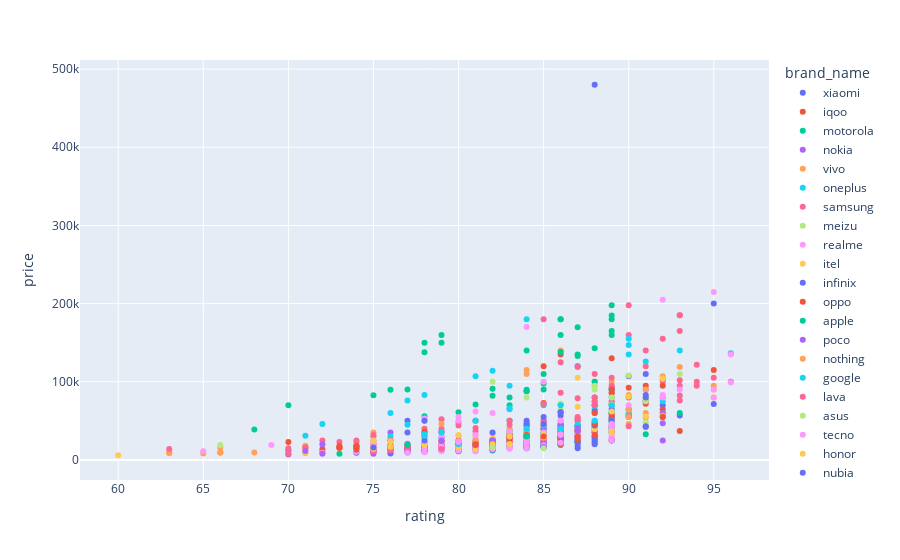

Here is the notebook cell this chart was saved with:
### Code cell
px.scatter(data_frame=df, x='rating', y='price', color='brand_name')

### Figure 1 — Plotly figure (JSON) as saved in the notebook; plotly's stock layout.template omitted (floating-point values rounded to 4 significant figures; data arrays with more than 128 entries replaced by an {"elided": "..."} marker saying what was removed)
{"data": [{"hovertemplate": "brand_name=xiaomi<br>rating=%{x}<br>price=%{y}<extra></extra>", "legendgroup": "xiaomi", "marker": {"color": "#636efa", "symbol": "circle"}, "mode": "markers", "name": "xiaomi", "orientation": "v", "showlegend": true, "type": "scatter", "x": [87, 87, 87, 85, 80, 79, 88, 78, 95, 93, 82, 85, 79, 82, 83, 89, 83, 91, 76, 86, 76, 80, 80, 83, 84, 74, 83, 77, 86, 84, 83, 82, 87, 85, 87, 76, 80, 82, 77, 87, 81, 89, 85, 82, 78, 95, 86, 80, 90, 91, 78, 85, 88, 78, 92, 89, 87, 83, 86, 88, 75, 83, 81, 81, 84, 77, 86, 81, 87, 81, 85, 87, 79, 84, 79, 82, 78, 82, 83, 82, 89, 88, 89, 70, 86, 84, 83, 75, 87, 77, 80, 86, 79, 80, 92, 78, 83, 83, 83, 91, 81, 78, 79, 89, 79, 77, 89], "xaxis": "x", "y": [22999, 21990, 38990, 15990, 15499, 19889, 29990, 12990, 71499, 56990, 21596, 29990, 11999, 15990, 27990, 41999, 18999, 74990, 24990, 27355, 12499, 16940, 20999, 18990, 23999, 9299, 19999, 10499, 20870, 32999, 22490, 22880, 28990, 29999, 30999, 10249, 13999, 23999, 9899, 35999, 17489, 41989, 27499, 18820, 14999, 199990, 56990, 13999, 106990, 109990, 11499, 18499, 39990, 34990, 102990, 69999, 36999, 21290, 30999, 480000, 14999, 19990, 19990, 49990, 29990, 14899, 21999, 17990, 119990, 14999, 28999, 25499, 13999, 18499, 35990, 14990, 15999, 15999, 22489, 17999, 34990, 69990, 24999, 11999, 42990, 16949, 22990, 11799, 42990, 34990, 19990, 26990, 17990, 13499, 69990, 19999, 17899, 36990, 21990, 75999, 22999, 13999, 16499, 52990, 28999, 17500, 89990], "yaxis": "y"}, {"hovertemplate": "brand_name=iqoo<br>rating=%{x}<br>price=%{y}<extra></extra>", "legendgroup": "iqoo", "marker": {"color": "#EF553B", "symbol": "circle"}, "mode": "markers", "name": "iqoo", "orientation": "v", "showlegend": true, "type": "scatter", "x": [92, 90, 80, 82, 80, 83, 79, 80, 82, 84, 87, 78, 82, 85, 83, 83, 87, 84, 85, 83, 70, 84, 85, 89, 88, 85, 82, 83, 89, 80, 84, 83, 80, 84, 82, 83, 81, 80, 84, 85, 88], "xaxis": "x", "y": [64990, 56999, 23999, 24999, 15999, 32999, 12999, 24999, 25999, 35999, 49999, 19999, 17999, 27499, 24999, 19499, 43990, 29999, 19990, 28999, 22999, 22990, 72990, 51999, 69989, 38990, 23990, 22990, 58990, 15990, 25990, 25990, 15499, 29990, 19990, 18990, 15990, 14999, 42990, 30999, 43990], "yaxis": "y"}, {"hovertemplate": "brand_name=motorola<br>rating=%{x}<br>price=%{y}<extra></extra>", "legendgroup": "motorola", "marker": {"color": "#00cc96", "symbol": "circle"}, "mode": "markers", "name": "motorola", "orientation": "v", "showlegend": true, "type": "scatter", "x": [84, 84, 87, 85, 85, 86, 82, 80, 73, 84, 78, 92, 89, 84, 86, 85, 93, 83, 83, 88, 83, 82, 89, 86, 85, 83, 89, 89, 86, 78, 86, 79, 92, 87, 82, 87, 85, 83, 91, 90, 83, 82, 74, 87, 79, 87, 89, 89, 81, 92, 85, 81, 80, 83], "xaxis": "x", "y": [22999, 14999, 26999, 16999, 24999, 18999, 11999, 10999, 7999, 14999, 29999, 54999, 59999, 16999, 159990, 89990, 59999, 49990, 16999, 34999, 19999, 20999, 89999, 24999, 24890, 19999, 39999, 49999, 29999, 55990, 19990, 12990, 79990, 23490, 16999, 26999, 31990, 23990, 41990, 59990, 24490, 25999, 16990, 42990, 14999, 22490, 59990, 79990, 19990, 59990, 23990, 17299, 16999, 32990], "yaxis": "y"}, {"hovertemplate": "brand_name=nokia<br>rating=%{x}<br>price=%{y}<extra></extra>", "legendgroup": "nokia", "marker": {"color": "#ab63fa", "symbol": "circle"}, "mode": "markers", "name": "nokia", "orientation": "v", "showlegend": true, "type": "scatter", "x": [89, 76, 76, 90, 89, 79, 84, 92, 85, 92, 82, 85, 76, 72], "xaxis": "x", "y": [52990, 12999, 12599, 55990, 49990, 16999, 24999, 46999, 34990, 59990, 17990, 49990, 34999, 10499], "yaxis": "y"}, {"hovertemplate": "brand_name=vivo<br>rating=%{x}<br>price=%{y}<extra></extra>", "legendgroup": "vivo", "marker": {"color": "#FFA15A", "symbol": "circle"}, "mode": "markers", "name": "vivo", "orientation": "v", "showlegend": true, "type": "scatter", "x": [85, 81, 78, 85, 81, 85, 85, 85, 84, 83, 80, 79, 74, 92, 82, 95, 84, 83, 87, 85, 83, 89, 84, 90, 86, 85, 91, 84, 85, 76, 71, 83, 82, 86, 80, 80, 82, 92, 89, 79, 75, 82, 75, 86, 80, 83, 86, 84, 83, 91, 85, 71, 79, 66, 86, 89, 81, 84, 86, 95, 83, 82, 85, 85, 91, 85, 83, 84, 84, 86, 82, 95, 78, 75, 89, 85, 85, 77, 80, 88, 87, 84, 80, 79, 84, 86, 76, 82, 74, 85, 77, 86, 77, 82, 90, 75, 80, 86, 83, 84, 86, 84, 88, 81, 84, 85, 93, 88, 79, 78, 73, 78, 71, 78, 83, 74, 84, 86], "xaxis": "x", "y": [31350, 23999, 12999, 24749, 21990, 25670, 25690, 42990, 39999, 21990, 14999, 16999, 17990, 56990, 24999, 79990, 34999, 34990, 36320, 33990, 18999, 42990, 33940, 45990, 27799, 42999, 74973, 26999, 26900, 13999, 8990, 24470, 19999, 31990, 14999, 19990, 21899, 106990, 58999, 15999, 12399, 20490, 34990, 42999, 17990, 20994, 34460, 22999, 28094, 59990, 21880, 17999, 15539, 15990, 40398, 71990, 31990, 24990, 33999, 94999, 20999, 18990, 39999, 24990, 53999, 26999, 39990, 28990, 28990, 30980, 24999, 89990, 16999, 20990, 99990, 24990, 26899, 14990, 18990, 44999, 31440, 21999, 31080, 12990, 34990, 35990, 17990, 19990, 15990, 27349, 14589, 35499, 15999, 16999, 82990, 16990, 15900, 25990, 24999, 17999, 139990, 114990, 44990, 24990, 37990, 29990, 118990, 38990, 16900, 21000, 14990, 16490, 16999, 21000, 23999, 17499, 109990, 34990], "yaxis": "y"}, {"hovertemplate": "brand_name=oneplus<br>rating=%{x}<br>price=%{y}<extra></extra>", "legendgroup": "oneplus", "marker": {"color": "#19d3f3", "symbol": "circle"}, "mode": "markers", "name": "oneplus", "orientation": "v", "showlegend": true, "type": "scatter", "x": [84, 85, 85, 86, 81, 85, 89, 85, 85, 89, 87, 96, 85, 87, 90, 89, 84, 86, 85, 85, 88, 86, 85, 83, 85, 85, 85, 83, 87, 90, 88, 86, 83, 85, 85, 85, 87, 92, 90, 81, 89, 76, 84, 89, 85, 87, 90], "xaxis": "x", "y": [24999, 19858, 69999, 21710, 16960, 39999, 60999, 32376, 27999, 54990, 44999, 136495, 20990, 37899, 59199, 48990, 23990, 70990, 39999, 24999, 79990, 29990, 33999, 29999, 26990, 29999, 19990, 64990, 24990, 55999, 64900, 35880, 22990, 39999, 34999, 24999, 34999, 74999, 64990, 20990, 47990, 29999, 29990, 59990, 24990, 44950, 64990], "yaxis": "y"}, {"hovertemplate": "brand_name=samsung<br>rating=%{x}<br>price=%{y}<extra></extra>", "legendgroup": "samsung", "marker": {"color": "#FF6692", "symbol": "circle"}, "mode": "markers", "name": "samsung", "orientation": "v", "showlegend": true, "type": "scatter", "x": {"elided": "134 int values"}, "xaxis": "x", "y": {"elided": "134 int values"}, "yaxis": "y"}, {"hovertemplate": "brand_name=meizu<br>rating=%{x}<br>price=%{y}<extra></extra>", "legendgroup": "meizu", "marker": {"color": "#B6E880", "symbol": "circle"}, "mode": "markers", "name": "meizu", "orientation": "v", "showlegend": true, "type": "scatter", "x": [89, 91, 81, 89, 86, 85], "xaxis": "x", "y": [38990, 47990, 49990, 49999, 34990, 35990], "yaxis": "y"}, {"hovertemplate": "brand_name=realme<br>rating=%{x}<br>price=%{y}<extra></extra>", "legendgroup": "realme", "marker": {"color": "#FF97FF", "symbol": "circle"}, "mode": "markers", "name": "realme", "orientation": "v", "showlegend": true, "type": "scatter", "x": [79, 89, 80, 87, 83, 88, 86, 84, 89, 89, 82, 79, 81, 89, 84, 87, 84, 81, 83, 78, 84, 82, 84, 77, 85, 82, 85, 74, 87, 76, 82, 85, 87, 79, 83, 86, 85, 76, 80, 78, 75, 83, 79, 77, 75, 84, 84, 84, 84, 83, 75, 75, 80, 88, 85, 81, 80, 84, 78, 85, 86, 83, 81, 78, 80, 81, 83, 82, 78, 83, 83, 82, 81, 84, 82, 84, 87, 79, 78, 85, 81], "xaxis": "x", "y": [14999, 59990, 10990, 26999, 23999, 29989, 33990, 18499, 29999, 42990, 17499, 11172, 14990, 29199, 25640, 24990, 25749, 15999, 18999, 14499, 25840, 21839, 24499, 12999, 30999, 19999, 23990, 10400, 39999, 10958, 24999, 27499, 35990, 13999, 25989, 39999, 25990, 9999, 19499, 19990, 11784, 25999, 29999, 12450, 10699, 19999, 27999, 25999, 16799, 20490, 17999, 20999, 18999, 94990, 25999, 15999, 21999, 26999, 49999, 39999, 44990, 29990, 26999, 27999, 49990, 19999, 35999, 19790, 17000, 19990, 19990, 33999, 31999, 17349, 17490, 29999, 32490, 21999, 21999, 29990, 17990], "yaxis": "y"}, {"hovertemplate": "brand_name=itel<br>rating=%{x}<br>price=%{y}<extra></extra>", "legendgroup": "itel", "marker": {"color": "#FECB52", "symbol": "circle"}, "mode": "markers", "name": "itel", "orientation": "v", "showlegend": true, "type": "scatter", "x": [78, 75, 75], "xaxis": "x", "y": [13999, 10499, 8099], "yaxis": "y"}, {"hovertemplate": "brand_name=infinix<br>rating=%{x}<br>price=%{y}<extra></extra>", "legendgroup": "infinix", "marker": {"color": "#636efa", "symbol": "circle"}, "mode": "markers", "name": "infinix", "orientation": "v", "showlegend": true, "type": "scatter", "x": [87, 88, 88, 82, 87, 76, 88, 85, 88, 80, 88, 82, 89, 85, 77, 80, 78, 91, 87, 84, 77, 85, 82, 80, 79, 78, 85], "xaxis": "x", "y": [14999, 23999, 21999, 12999, 23999, 8199, 29999, 15999, 19990, 10999, 25990, 17990, 24990, 17999, 19990, 16999, 11999, 42999, 17999, 18999, 14499, 17990, 19999, 19990, 14990, 15999, 21990], "yaxis": "y"}, {"hovertemplate": "brand_name=oppo<br>rating=%{x}<br>price=%{y}<extra></extra>", "legendgroup": "oppo", "marker": {"color": "#EF553B", "symbol": "circle"}, "mode": "markers", "name": "oppo", "orientation": "v", "showlegend": true, "type": "scatter", "x": [88, 88, 86, 84, 91, 80, 87, 78, 89, 82, 77, 74, 83, 86, 82, 81, 95, 76, 90, 81, 75, 82, 86, 83, 85, 80, 91, 82, 86, 92, 82, 76, 83, 82, 86, 89, 78, 74, 77, 86, 87, 89, 86, 79, 83, 82, 84, 73, 78, 73, 87, 83, 85, 72, 84, 74, 86, 90, 90, 86, 84, 74, 84, 86, 89, 83, 92, 89, 82], "xaxis": "x", "y": [40990, 31990, 29990, 19999, 71990, 19999, 37999, 16499, 54999, 20999, 13999, 12999, 28700, 39999, 23300, 16499, 114990, 18990, 54990, 19999, 12999, 22999, 36790, 28499, 27200, 17490, 94999, 19999, 45999, 94990, 24990, 15890, 27660, 18699, 19999, 85499, 14990, 14990, 17990, 134999, 25900, 89999, 26990, 23990, 27990, 19990, 17999, 17990, 35999, 15699, 30000, 23799, 119900, 13990, 22990, 17990, 44990, 79990, 92249, 24999, 29990, 17990, 31988, 28900, 129990, 29990, 54990, 57500, 19990], "yaxis": "y"}, {"hovertemplate": "brand_name=apple<br>rating=%{x}<br>price=%{y}<extra></extra>", "legendgroup": "apple", "marker": {"color": "#00cc96", "symbol": "circle"}, "mode": "markers", "name": "apple", "orientation": "v", "showlegend": true, "type": "scatter", "x": [89, 80, 83, 84, 87, 84, 87, 86, 89, 78, 75, 81, 89, 84, 88, 85, 82, 86, 70, 79, 78, 79, 82, 85, 86, 89, 76, 87, 88, 89, 77, 84], "xaxis": "x", "y": [159900, 60999, 79900, 89900, 134900, 87900, 132900, 179900, 197900, 137900, 82900, 70999, 179900, 87900, 142900, 97900, 81999, 179900, 69990, 159900, 149990, 149900, 90990, 109900, 137990, 184900, 89900, 169900, 99990, 164900, 89990, 139990], "yaxis": "y"}, {"hovertemplate": "brand_name=poco<br>rating=%{x}<br>price=%{y}<extra></extra>", "legendgroup": "poco", "marker": {"color": "#ab63fa", "symbol": "circle"}, "mode": "markers", "name": "poco", "orientation": "v", "showlegend": true, "type": "scatter", "x": [80, 84, 77, 84, 84, 72, 84, 82, 75, 85, 81, 75, 79, 85, 70, 80, 84, 87, 79, 84, 87, 82, 86, 82, 78, 82, 77, 81, 77, 86, 78, 82, 79, 85, 85, 86, 81, 75], "xaxis": "x", "y": [18999, 19999, 12795, 15990, 29999, 19999, 21490, 16990, 9999, 39990, 15199, 7799, 15999, 33799, 6999, 16290, 23990, 36999, 13690, 21999, 40990, 18798, 33999, 25999, 10490, 12990, 12990, 16890, 13499, 29990, 15999, 18999, 24990, 21499, 29999, 42999, 13999, 10799], "yaxis": "y"}, {"hovertemplate": "brand_name=nothing<br>rating=%{x}<br>price=%{y}<extra></extra>", "legendgroup": "nothing", "marker": {"color": "#FFA15A", "symbol": "circle"}, "mode": "markers", "name": "nothing", "orientation": "v", "showlegend": true, "type": "scatter", "x": [81, 88, 85, 89, 79, 86, 89, 81, 91], "xaxis": "x", "y": [24990, 39999, 28499, 49999, 45990, 31999, 44999, 49990, 89999], "yaxis": "y"}, {"hovertemplate": "brand_name=google<br>rating=%{x}<br>price=%{y}<extra></extra>", "legendgroup": "google", "marker": {"color": "#19d3f3", "symbol": "circle"}, "mode": "markers", "name": "google", "orientation": "v", "showlegend": true, "type": "scatter", "x": [86, 71, 89, 85, 82, 72, 77, 83, 81, 78, 78, 90, 76], "xaxis": "x", "y": [39990, 30999, 69999, 43999, 113999, 45990, 75999, 94990, 106999, 32999, 82999, 146990, 59990], "yaxis": "y"}, {"hovertemplate": "brand_name=lava<br>rating=%{x}<br>price=%{y}<extra></extra>", "legendgroup": "lava", "marker": {"color": "#FF6692", "symbol": "circle"}, "mode": "markers", "name": "lava", "orientation": "v", "showlegend": true, "type": "scatter", "x": [75, 79, 82, 70, 75, 77, 76, 76], "xaxis": "x", "y": [10999, 12999, 19999, 7998, 10999, 11999, 24990, 11999], "yaxis": "y"}, {"hovertemplate": "brand_name=asus<br>rating=%{x}<br>price=%{y}<extra></extra>", "legendgroup": "asus", "marker": {"color": "#B6E880", "symbol": "circle"}, "mode": "markers", "name": "asus", "orientation": "v", "showlegend": true, "type": "scatter", "x": [88, 82, 89, 88, 86, 93, 84, 91, 89, 90, 86], "xaxis": "x", "y": [94990, 99999, 70990, 89999, 71999, 109900, 79990, 74999, 79999, 107990, 63990], "yaxis": "y"}, {"hovertemplate": "brand_name=tecno<br>rating=%{x}<br>price=%{y}<extra></extra>", "legendgroup": "tecno", "marker": {"color": "#FF97FF", "symbol": "circle"}, "mode": "markers", "name": "tecno", "orientation": "v", "showlegend": true, "type": "scatter", "x": [83, 82, 85, 89, 80, 83, 79, 86, 78, 77, 83, 79, 92, 85, 72, 81, 79, 83, 80, 93, 88, 69, 89, 81, 80, 86, 84, 84, 81, 82, 83, 84, 82, 79, 78, 82, 78], "xaxis": "x", "y": [14999, 13999, 18869, 24999, 11794, 15999, 11990, 21938, 9786, 8999, 14299, 13400, 79999, 34999, 9144, 14990, 11999, 14999, 14499, 89990, 49999, 18990, 44999, 11149, 54990, 49990, 14899, 21999, 10999, 16990, 14885, 22999, 14999, 16990, 14990, 59990, 52990], "yaxis": "y"}, {"hovertemplate": "brand_name=honor<br>rating=%{x}<br>price=%{y}<extra></extra>", "legendgroup": "honor", "marker": {"color": "#FECB52", "symbol": "circle"}, "mode": "markers", "name": "honor", "orientation": "v", "showlegend": true, "type": "scatter", "x": [88, 81, 89, 85, 82, 80, 82, 75, 91, 85, 80, 92, 71, 78, 87, 80, 83, 75, 90, 81, 88, 83, 80, 76, 75, 76, 87, 85], "xaxis": "x", "y": [39990, 18990, 34999, 28990, 24990, 15990, 27999, 24990, 55990, 29990, 16999, 103999, 9990, 18999, 67990, 31999, 20499, 13999, 80999, 13999, 39990, 29999, 17990, 23990, 14990, 16999, 104999, 32990], "yaxis": "y"}, {"hovertemplate": "brand_name=nubia<br>rating=%{x}<br>price=%{y}<extra></extra>", "legendgroup": "nubia", "marker": {"color": "#636efa", "symbol": "circle"}, "mode": "markers", "name": "nubia", "orientation": "v", "showlegend": true, "type": "scatter", "x": [89, 84, 85, 89, 86, 88, 82, 86, 88, 88, 84, 82, 78, 84, 78, 77], "xaxis": "x", "y": [64990, 46990, 45990, 49990, 60999, 61999, 24999, 60990, 43999, 46990, 49990, 34999, 49990, 44999, 24999, 49990], "yaxis": "y"}, {"hovertemplate": "brand_name=redmi<br>rating=%{x}<br>price=%{y}<extra></extra>", "legendgroup": "redmi", "marker": {"color": "#EF553B", "symbol": "circle"}, "mode": "markers", "name": "redmi", "orientation": "v", "showlegend": true, "type": "scatter", "x": [85, 81, 81], "xaxis": "x", "y": [29990, 18999, 19999], "yaxis": "y"}, {"hovertemplate": "brand_name=tesla<br>rating=%{x}<br>price=%{y}<extra></extra>", "legendgroup": "tesla", "marker": {"color": "#00cc96", "symbol": "circle"}, "mode": "markers", "name": "tesla", "orientation": "v", "showlegend": true, "type": "scatter", "x": [83], "xaxis": "x", "y": [69999], "yaxis": "y"}, {"hovertemplate": "brand_name=ulefone<br>rating=%{x}<br>price=%{y}<extra></extra>", "legendgroup": "ulefone", "marker": {"color": "#ab63fa", "symbol": "circle"}, "mode": "markers", "name": "ulefone", "orientation": "v", "showlegend": true, "type": "scatter", "x": [92, 85, 82], "xaxis": "x", "y": [24999, 16499, 24999], "yaxis": "y"}, {"hovertemplate": "brand_name=ikall<br>rating=%{x}<br>price=%{y}<extra></extra>", "legendgroup": "ikall", "marker": {"color": "#FFA15A", "symbol": "circle"}, "mode": "markers", "name": "ikall", "orientation": "v", "showlegend": true, "type": "scatter", "x": [68, 66, 63, 66, 66, 65, 63], "xaxis": "x", "y": [9489, 9479, 9489, 9499, 9479, 8349, 8399], "yaxis": "y"}, {"hovertemplate": "brand_name=sony<br>rating=%{x}<br>price=%{y}<extra></extra>", "legendgroup": "sony", "marker": {"color": "#19d3f3", "symbol": "circle"}, "mode": "markers", "name": "sony", "orientation": "v", "showlegend": true, "type": "scatter", "x": [90, 91, 84, 80, 93, 86, 84, 78, 79, 90, 77, 89, 81], "xaxis": "x", "y": [134999, 125990, 39999, 19990, 139990, 69990, 179990, 30990, 34999, 154990, 44990, 69999, 49999], "yaxis": "y"}, {"hovertemplate": "brand_name=blackview<br>rating=%{x}<br>price=%{y}<extra></extra>", "legendgroup": "blackview", "marker": {"color": "#FF6692", "symbol": "circle"}, "mode": "markers", "name": "blackview", "orientation": "v", "showlegend": true, "type": "scatter", "x": [84, 79], "xaxis": "x", "y": [20999, 13999], "yaxis": "y"}, {"hovertemplate": "brand_name=duoqin<br>rating=%{x}<br>price=%{y}<extra></extra>", "legendgroup": "duoqin", "marker": {"color": "#B6E880", "symbol": "circle"}, "mode": "markers", "name": "duoqin", "orientation": "v", "showlegend": true, "type": "scatter", "x": [66], "xaxis": "x", "y": [18990], "yaxis": "y"}, {"hovertemplate": "brand_name=huawei<br>rating=%{x}<br>price=%{y}<extra></extra>", "legendgroup": "huawei", "marker": {"color": "#FF97FF", "symbol": "circle"}, "mode": "markers", "name": "huawei", "orientation": "v", "showlegend": true, "type": "scatter", "x": [95, 84, 96, 95, 81, 85, 96, 95, 80, 84, 89, 84, 90, 86, 77, 92, 80, 92], "xaxis": "x", "y": [79990, 169999, 98990, 214990, 61990, 99990, 134990, 89990, 23990, 19990, 45999, 23999, 69990, 32990, 20990, 204999, 22999, 82990], "yaxis": "y"}, {"hovertemplate": "brand_name=zte<br>rating=%{x}<br>price=%{y}<extra></extra>", "legendgroup": "zte", "marker": {"color": "#FECB52", "symbol": "circle"}, "mode": "markers", "name": "zte", "orientation": "v", "showlegend": true, "type": "scatter", "x": [89, 82, 91], "xaxis": "x", "y": [61990, 19999, 79990], "yaxis": "y"}, {"hovertemplate": "brand_name=lg<br>rating=%{x}<br>price=%{y}<extra></extra>", "legendgroup": "lg", "marker": {"color": "#636efa", "symbol": "circle"}, "mode": "markers", "name": "lg", "orientation": "v", "showlegend": true, "type": "scatter", "x": [85, 91, 91], "xaxis": "x", "y": [54999, 79990, 82990], "yaxis": "y"}, {"hovertemplate": "brand_name=doogee<br>rating=%{x}<br>price=%{y}<extra></extra>", "legendgroup": "doogee", "marker": {"color": "#EF553B", "symbol": "circle"}, "mode": "markers", "name": "doogee", "orientation": "v", "showlegend": true, "type": "scatter", "x": [93, 88], "xaxis": "x", "y": [36990, 45999], "yaxis": "y"}, {"hovertemplate": "brand_name=oukitel<br>rating=%{x}<br>price=%{y}<extra></extra>", "legendgroup": "oukitel", "marker": {"color": "#00cc96", "symbol": "circle"}, "mode": "markers", "name": "oukitel", "orientation": "v", "showlegend": true, "type": "scatter", "x": [91, 84, 77], "xaxis": "x", "y": [32990, 29990, 19990], "yaxis": "y"}, {"hovertemplate": "brand_name=unihertz<br>rating=%{x}<br>price=%{y}<extra></extra>", "legendgroup": "unihertz", "marker": {"color": "#ab63fa", "symbol": "circle"}, "mode": "markers", "name": "unihertz", "orientation": "v", "showlegend": true, "type": "scatter", "x": [71], "xaxis": "x", "y": [11500], "yaxis": "y"}, {"hovertemplate": "brand_name=fairphone<br>rating=%{x}<br>price=%{y}<extra></extra>", "legendgroup": "fairphone", "marker": {"color": "#FFA15A", "symbol": "circle"}, "mode": "markers", "name": "fairphone", "orientation": "v", "showlegend": true, "type": "scatter", "x": [90], "xaxis": "x", "y": [63990], "yaxis": "y"}, {"hovertemplate": "brand_name=black<br>rating=%{x}<br>price=%{y}<extra></extra>", "legendgroup": "black", "marker": {"color": "#19d3f3", "symbol": "circle"}, "mode": "markers", "name": "black", "orientation": "v", "showlegend": true, "type": "scatter", "x": [83, 88], "xaxis": "x", "y": [65990, 49990], "yaxis": "y"}, {"hovertemplate": "brand_name=gionee<br>rating=%{x}<br>price=%{y}<extra></extra>", "legendgroup": "gionee", "marker": {"color": "#FF6692", "symbol": "circle"}, "mode": "markers", "name": "gionee", "orientation": "v", "showlegend": true, "type": "scatter", "x": [63], "xaxis": "x", "y": [13990], "yaxis": "y"}, {"hovertemplate": "brand_name=blu<br>rating=%{x}<br>price=%{y}<extra></extra>", "legendgroup": "blu", "marker": {"color": "#B6E880", "symbol": "circle"}, "mode": "markers", "name": "blu", "orientation": "v", "showlegend": true, "type": "scatter", "x": [82, 85], "xaxis": "x", "y": [15990, 14990], "yaxis": "y"}, {"hovertemplate": "brand_name=leeco<br>rating=%{x}<br>price=%{y}<extra></extra>", "legendgroup": "leeco", "marker": {"color": "#FF97FF", "symbol": "circle"}, "mode": "markers", "name": "leeco", "orientation": "v", "showlegend": true, "type": "scatter", "x": [65], "xaxis": "x", "y": [10999], "yaxis": "y"}, {"hovertemplate": "brand_name=letv<br>rating=%{x}<br>price=%{y}<extra></extra>", "legendgroup": "letv", "marker": {"color": "#FECB52", "symbol": "circle"}, "mode": "markers", "name": "letv", "orientation": "v", "showlegend": true, "type": "scatter", "x": [60], "xaxis": "x", "y": [5999], "yaxis": "y"}, {"hovertemplate": "brand_name=lebest<br>rating=%{x}<br>price=%{y}<extra></extra>", "legendgroup": "lebest", "marker": {"color": "#636efa", "symbol": "circle"}, "mode": "markers", "name": "lebest", "orientation": "v", "showlegend": true, "type": "scatter", "x": [75], "xaxis": "x", "y": [15990], "yaxis": "y"}, {"hovertemplate": "brand_name=sharp<br>rating=%{x}<br>price=%{y}<extra></extra>", "legendgroup": "sharp", "marker": {"color": "#EF553B", "symbol": "circle"}, "mode": "markers", "name": "sharp", "orientation": "v", "showlegend": true, "type": "scatter", "x": [88], "xaxis": "x", "y": [59990], "yaxis": "y"}, {"hovertemplate": "brand_name=blackberry<br>rating=%{x}<br>price=%{y}<extra></extra>", "legendgroup": "blackberry", "marker": {"color": "#00cc96", "symbol": "circle"}, "mode": "markers", "name": "blackberry", "orientation": "v", "showlegend": true, "type": "scatter", "x": [68], "xaxis": "x", "y": [38990], "yaxis": "y"}, {"hovertemplate": "brand_name=cubot<br>rating=%{x}<br>price=%{y}<extra></extra>", "legendgroup": "cubot", "marker": {"color": "#ab63fa", "symbol": "circle"}, "mode": "markers", "name": "cubot", "orientation": "v", "showlegend": true, "type": "scatter", "x": [72], "xaxis": "x", "y": [7999], "yaxis": "y"}, {"hovertemplate": "brand_name=htc<br>rating=%{x}<br>price=%{y}<extra></extra>", "legendgroup": "htc", "marker": {"color": "#FFA15A", "symbol": "circle"}, "mode": "markers", "name": "htc", "orientation": "v", "showlegend": true, "type": "scatter", "x": [90], "xaxis": "x", "y": [54999], "yaxis": "y"}], "layout": {"legend": {"title": {"text": "brand_name"}, "tracegroupgap": 0}, "margin": {"t": 60}, "xaxis": {"anchor": "y", "domain": [0, 1], "title": {"text": "rating"}}, "yaxis": {"anchor": "x", "domain": [0, 1], "title": {"text": "price"}}}}
